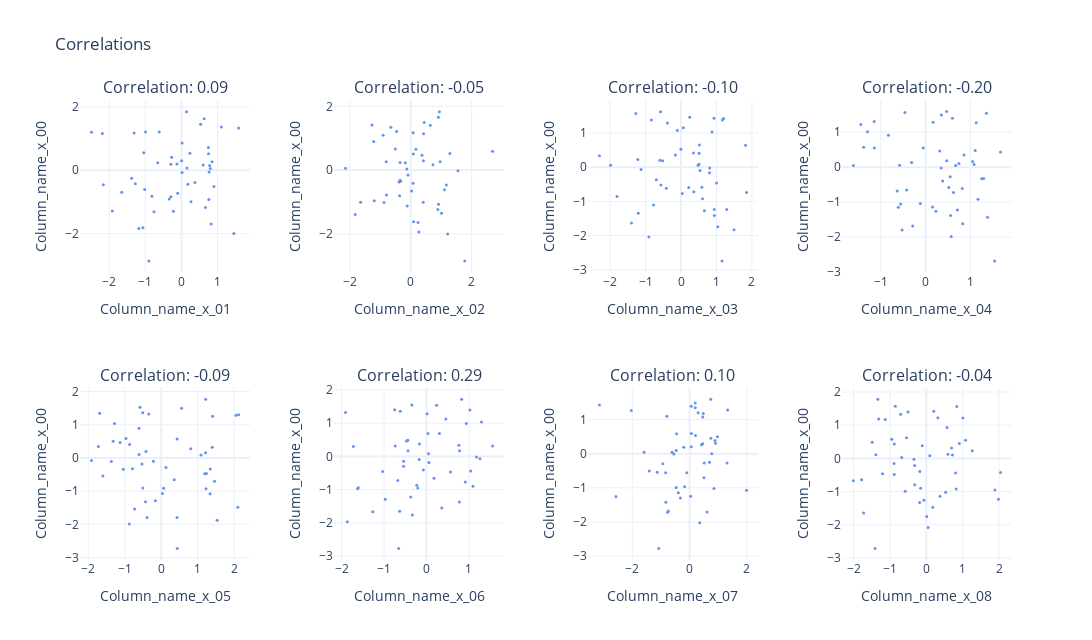

The notebook cell saved with this chart:
### Code cell
# Correlation plot with one specific variable

main_col = "column_name_x_00"
col_names = [
    "column_name_x_01",
    "column_name_x_02",
    "column_name_x_03",
    "column_name_x_04",
    "column_name_x_05",
    "column_name_x_06",
    "column_name_x_07",
    "column_name_x_08",
]
pairs = list(itertools.combinations(col_names, r=2))
n_plots = len(col_names)
n_plot_cols = 4
n_plot_rows = math.ceil(n_plots / n_plot_cols)

fig = subplots.make_subplots(
    rows=n_plot_rows,
    cols=n_plot_cols,
    subplot_titles=[
        f"Correlation: {np.corrcoef(d_plot[main_col], d_plot[col])[0, 1]:0.2f}"
        for col in col_names
    ],
    horizontal_spacing=0.09,
)
for i in range(n_plots):
    x_noise_multiplier = (max(d_plot[col_names[i]]) - min(d_plot[col_names[i]])) / 50
    y_noise_multiplier = (max(d_plot[main_col]) - min(d_plot[main_col])) / 50
    fig.add_trace(
        go.Scatter(
            x=d_plot[col_names[i]]
            + x_noise_multiplier * np.random.randn(len(d_plot[col_names[i]])),
            y=d_plot[main_col]
            + y_noise_multiplier * np.random.randn(len(d_plot[main_col])),
            name="",
            mode="markers",
            marker=dict(color="cornflowerblue", size=3, symbol="circle"),
        ),
        row=1 + i // n_plot_cols,
        col=1 + i % n_plot_cols,
    )
    fig.update_xaxes(
        title_text=col_names[i].capitalize(),
        row=1 + i // n_plot_cols,
        col=1 + i % n_plot_cols,
    )
    fig.update_yaxes(
        title_text=main_col.capitalize(),
        row=1 + i // n_plot_cols,
        col=1 + i % n_plot_cols,
    )
fig.update_traces(hovertemplate="x: %{x:0.3f}" + "<br>y: %{y:0.3f}")
fig.update_layout(
    template="plotly_white",
    width=1200,
    height=80 + 280 * n_plot_rows,
    title="Correlations",
    legend_title="Legend",
    showlegend=False,
)

### Figure 1 — Plotly figure (JSON) as saved in the notebook; plotly's stock layout.template omitted (floating-point values rounded to 4 significant figures)
{"data": [{"hovertemplate": "x: %{x:0.3f}<br>y: %{y:0.3f}", "marker": {"color": "cornflowerblue", "size": 3, "symbol": "circle"}, "mode": "markers", "name": "", "type": "scatter", "x": [-0.1035, -1.278, -2.164, -1.179, 0.004571, 1.452, 0.8995, 0.8464, 0.6308, -0.2237, 0.5313, 0.3721, -1.019, -2.492, 0.1407, 0.8225, -1.655, 0.234, 0.0191, 0.6657, -0.7598, 0.7654, -1.916, -1.38, -0.9967, 0.1533, 0.7798, -0.9019, 0.1767, 0.6015, 1.106, -0.291, 1.583, -0.8174, -0.2718, 0.01766, -0.2914, -2.191, 0.7986, 0.7496, -0.6148, -0.337, 0.7593, -1.045, 0.7467, -0.1249, -1.311, 0.2636, -0.6583, -1.067], "xaxis": "x", "y": [-0.726, -0.4265, -0.4612, -1.835, 0.2963, -1.991, -0.5158, 0.27, 1.619, -1.294, 1.446, -0.3862, -0.6114, 1.197, 1.846, -1.698, -0.6904, 0.5361, 0.8614, -1.175, -1.311, -0.05559, -1.281, -0.2542, 1.204, 0.07116, 0.1481, -2.857, -0.4446, 0.162, 1.362, -0.8345, 1.327, -0.8217, 0.4072, -0.0722, 0.1911, 1.155, 0.0507, 0.5157, 1.208, -0.9059, -0.9213, 0.5529, 0.7145, 0.1946, 1.174, -0.9911, 0.2379, -1.811], "yaxis": "y"}, {"hovertemplate": "x: %{x:0.3f}<br>y: %{y:0.3f}", "marker": {"color": "cornflowerblue", "size": 3, "symbol": "circle"}, "mode": "markers", "name": "", "type": "scatter", "x": [-0.794, 0.02707, -0.3856, 0.2655, 0.9655, 1.211, 1.168, -0.8053, 0.9087, -1.824, 0.4425, -0.3506, 1.108, -0.9058, 0.9397, 0.241, -0.3656, 0.1694, -1.217, -0.1159, 1.011, 1.551, 0.8914, 0.0775, -0.4637, 0.7308, -0.1773, 1.773, -0.3296, -0.1264, 0.6417, -1.197, -0.6523, -1.645, 0.08683, -2.142, 0.3709, 0.07824, -0.08874, -0.5051, -1.273, 0.4095, -0.877, 1.285, 2.687, 0.416, 0.422, 0.9134, -0.3494, 0.09527], "xaxis": "x2", "y": [-0.784, -0.655, -0.3717, -1.941, 0.265, -2.007, -0.4707, 0.2621, 1.656, -1.395, 1.496, -0.3148, -0.6129, 1.091, 1.835, -1.644, -0.8037, 0.6561, 0.8947, -1.125, -1.355, -0.0189, -1.236, -0.4107, 1.215, 0.1671, 0.2284, -2.847, -0.3522, 0.03207, 1.409, -0.9622, 1.349, -1.007, 0.5038, 0.05628, 0.4667, 1.171, -0.1554, 0.6633, 1.413, -1.01, -1.018, 0.5191, 0.5945, 0.2975, 1.137, -1.067, 0.2429, -1.618], "yaxis": "y2"}, {"hovertemplate": "x: %{x:0.3f}<br>y: %{y:0.3f}", "marker": {"color": "cornflowerblue", "size": 3, "symbol": "circle"}, "mode": "markers", "name": "", "type": "scatter", "x": [0.03643, -0.5685, 0.8039, 1.038, -0.5976, -0.9049, -0.4143, -1.218, -1.276, 0.9383, 0.9309, -0.6965, 0.2181, 1.2, -0.5784, 1.493, 0.3605, 0.5181, 0.8731, 0.9366, -1.207, 0.4808, 0.6592, 1.003, -0.8363, 0.5374, -0.5202, 1.156, 0.5877, -1.126, 0.246, -0.776, 1.166, 1.847, 0.5108, 0.8101, -0.1599, -0.1041, -1.987, -0.00313, 0.06534, -1.805, 0.6063, 0.3516, 1.821, -2.3, -0.3844, 1.288, 0.5096, -1.396], "xaxis": "x3", "y": [-0.7721, -0.5195, -0.1647, -1.739, 0.202, -2.043, -0.6167, 0.2268, 1.572, -1.413, 1.43, -0.3707, -0.5954, 1.426, 1.625, -1.826, -0.7219, 0.6498, 1.032, -1.236, -1.35, 0.05305, -1.272, -0.4603, 1.377, -0.09985, 0.1866, -2.74, -0.5878, -0.06649, 1.458, -1.105, 1.381, -0.7391, 0.4084, -0.02366, 0.3586, 1.072, 0.05985, 0.5224, 1.156, -0.8581, -0.9248, 0.4178, 0.6381, 0.3332, 1.296, -1.234, 0.08262, -1.632], "yaxis": "y3"}, {"hovertemplate": "x: %{x:0.3f}<br>y: %{y:0.3f}", "marker": {"color": "cornflowerblue", "size": 3, "symbol": "circle"}, "mode": "markers", "name": "", "type": "scatter", "x": [-0.6333, 0.5162, 0.5483, 0.8267, 0.6695, 0.5704, 0.8165, 0.8566, 1.356, 1.38, 0.352, 0.38, 0.6214, -1.145, 0.4694, -0.2869, -0.4205, -0.05126, -0.8273, 0.7092, 0.5561, 0.348, 0.2298, 1.251, 1.128, 0.7443, -0.5798, 1.538, 1.294, 1.08, -0.4599, 1.168, -1.443, 0.1552, 0.3147, -1.608, 1.105, -1.294, -0.3112, 1.669, 0.5978, -0.1155, -0.555, -1.141, -1.38, 1.048, 0.1675, -0.6063, 0.4714, -0.5243], "xaxis": "x4", "y": [-0.6803, -0.58, -0.2736, -1.617, 0.04863, -1.984, -0.6116, 0.3518, 1.543, -1.436, 1.493, -0.3982, -0.7234, 1.308, 1.591, -1.684, -0.6522, 0.5491, 0.9147, -1.226, -1.383, -0.02405, -1.262, -0.3344, 1.27, 0.1083, 0.05726, -2.684, -0.3242, 0.0772, 1.569, -0.9218, 1.222, -1.143, 0.4661, 0.05055, 0.4787, 1.013, 0.1318, 0.4334, 1.398, -1.042, -1.055, 0.5473, 0.5685, 0.1615, 1.288, -1.149, 0.1858, -1.801], "yaxis": "y4"}, {"hovertemplate": "x: %{x:0.3f}<br>y: %{y:0.3f}", "marker": {"color": "cornflowerblue", "size": 3, "symbol": "circle"}, "mode": "markers", "name": "", "type": "scatter", "x": [-1.599, -1.038, 1.343, 1.535, 1.091, -0.8744, 1.239, -0.4158, -0.5775, 2.101, 0.5583, 0.1299, 1.191, 2.053, 1.221, -0.3882, 1.464, 0.4364, -0.608, -0.1587, -0.4305, -1.367, -0.7304, -0.7874, 2.122, 1.217, 1.401, 0.4391, 0.3572, -0.2133, -0.5047, 0.06802, -1.687, 1.341, -1.125, -0.5265, 0.81, -1.28, -1.91, -1.72, -0.3395, -0.5015, 1.23, -0.9652, -1.317, -0.8646, 1.411, 0.03666, -0.6056, 0.4362], "xaxis": "x5", "y": [-0.547, -0.3439, -0.3362, -1.881, 0.09035, -1.991, -0.4705, 0.1936, 1.529, -1.483, 1.498, -0.2888, -0.4755, 1.289, 1.773, -1.792, -0.7017, 0.5695, 0.8946, -1.289, -1.322, -0.108, -1.537, -0.324, 1.302, 0.1566, 0.3192, -2.725, -0.6555, -0.09762, 1.363, -0.9101, 1.345, -1.08, 0.4628, -0.1842, 0.276, 1.038, -0.07917, 0.343, 1.323, -0.9028, -0.9299, 0.585, 0.5007, 0.4071, 1.26, -1.07, 0.1045, -1.791], "yaxis": "y5"}, {"hovertemplate": "x: %{x:0.3f}<br>y: %{y:0.3f}", "marker": {"color": "cornflowerblue", "size": 3, "symbol": "circle"}, "mode": "markers", "name": "", "type": "scatter", "x": [-0.6749, 0.1773, -0.5395, -0.3318, -0.4345, -1.865, 0.5665, -1.721, -0.3457, 0.3608, 1.023, -0.5402, -0.07348, -0.6183, 0.8279, -1.265, 0.9143, 0.03555, 1.296, -0.3714, -0.972, 1.259, 0.774, -1.032, 0.4568, 0.04916, -0.7365, -0.6565, 1.042, 1.175, 0.2384, -1.606, -0.7486, -0.2287, -0.4385, -0.171, 1.555, 0.9376, 0.05772, -0.4708, 0.01381, 1.095, -1.622, 0.7628, 0.3042, -0.1666, -1.907, -0.204, 0.7778, -0.6325], "xaxis": "x6", "y": [-0.7251, -0.6593, -0.2948, -1.761, 0.1672, -1.964, -0.4687, 0.3001, 1.544, -1.55, 1.395, -0.1435, -0.4094, 1.359, 1.722, -1.661, -0.7679, 0.6854, 1.032, -1.221, -1.292, -0.07309, -1.369, -0.4506, 1.128, 0.0779, 0.3118, -2.765, -0.4388, -0.01586, 1.535, -0.943, 1.404, -0.8701, 0.4888, -0.09214, 0.3087, 0.9874, -0.1809, 0.4613, 1.282, -0.8967, -0.9728, 0.3361, 0.6884, 0.3704, 1.317, -0.9488, 0.1733, -1.647], "yaxis": "y6"}, {"hovertemplate": "x: %{x:0.3f}<br>y: %{y:0.3f}", "marker": {"color": "cornflowerblue", "size": 3, "symbol": "circle"}, "mode": "markers", "name": "", "type": "scatter", "x": [-0.0981, -1.132, 0.6932, -0.7707, 0.4175, 0.355, -0.8364, 0.8869, 0.1983, -0.8289, -2.038, 1.308, -1.407, 0.1982, 0.7381, -0.7434, 0.4997, -0.457, 0.4604, -0.3218, -2.572, -0.552, 0.0374, -0.9347, 0.2987, -0.6127, 0.05729, -1.078, 0.5115, -1.589, 0.05639, -0.1736, -3.148, 1.988, 0.9736, -0.2061, 0.4609, -0.7937, 0.7733, 0.7431, 1.329, 0.8498, -0.3946, 0.2032, 0.06164, 0.9052, 0.4759, -0.4694, -0.4651, 0.6099], "xaxis": "x7", "y": [-0.5573, -0.5434, -0.2464, -1.717, 0.2605, -2.026, -0.556, 0.3879, 1.484, -1.424, 1.264, -0.273, -0.5042, 1.352, 1.601, -1.679, -0.704, 0.5872, 1.078, -1.296, -1.257, -0.01072, -1.242, -0.2931, 1.199, 0.04403, 0.2052, -2.774, -0.273, 0.04508, 1.39, -0.9647, 1.429, -1.071, 0.4967, 0.1885, 0.2919, 1.099, 0.003486, 0.4579, 1.284, -1.022, -1.14, 0.5326, 0.5951, 0.3068, 1.177, -0.9895, 0.0981, -1.709], "yaxis": "y7"}, {"hovertemplate": "x: %{x:0.3f}<br>y: %{y:0.3f}", "marker": {"color": "cornflowerblue", "size": 3, "symbol": "circle"}, "mode": "markers", "name": "", "type": "scatter", "x": [-0.3195, 0.8024, -1.205, -1.724, -1.389, 0.05052, -1.778, -0.1125, 0.8385, -0.1845, -0.853, -0.3196, -0.8833, 1.006, -1.332, 0.1781, -2.005, -1.489, 0.5692, 1.982, -0.0665, 0.7175, 0.3753, 2.039, -0.502, 0.09621, 0.5958, -1.41, -0.179, -0.8864, 0.205, 0.5309, -1.311, 0.8214, -0.9505, -0.3407, 0.9087, -1.129, -0.6775, -0.8807, -0.7069, -0.1569, -0.5814, 1.078, -0.5455, 1.263, 0.318, 1.887, 0.6931, 0.01108], "xaxis": "x8", "y": [-0.7954, -0.4418, -0.4599, -1.645, 0.1139, -2.082, -0.643, 0.3795, 1.566, -1.326, 1.568, -0.2136, -0.4839, 1.22, 1.785, -1.469, -0.6721, 0.4884, 0.9309, -1.229, -1.263, 0.1026, -1.14, -0.4217, 1.397, 0.084, 0.1285, -2.708, -0.3938, -0.1546, 1.419, -1.018, 1.183, -0.9192, 0.5789, -0.02838, 0.4508, 1.168, 0.02918, 0.4353, 1.333, -0.8948, -0.985, 0.548, 0.6249, 0.2294, 1.223, -0.9543, 0.3145, -1.749], "yaxis": "y8"}], "layout": {"annotations": [{"font": {"size": 16}, "showarrow": false, "text": "Correlation: 0.09", "x": 0.09125, "xanchor": "center", "xref": "paper", "y": 1, "yanchor": "bottom", "yref": "paper"}, {"font": {"size": 16}, "showarrow": false, "text": "Correlation: -0.05", "x": 0.3637, "xanchor": "center", "xref": "paper", "y": 1, "yanchor": "bottom", "yref": "paper"}, {"font": {"size": 16}, "showarrow": false, "text": "Correlation: -0.10", "x": 0.6362, "xanchor": "center", "xref": "paper", "y": 1, "yanchor": "bottom", "yref": "paper"}, {"font": {"size": 16}, "showarrow": false, "text": "Correlation: -0.20", "x": 0.9087, "xanchor": "center", "xref": "paper", "y": 1, "yanchor": "bottom", "yref": "paper"}, {"font": {"size": 16}, "showarrow": false, "text": "Correlation: -0.09", "x": 0.09125, "xanchor": "center", "xref": "paper", "y": 0.375, "yanchor": "bottom", "yref": "paper"}, {"font": {"size": 16}, "showarrow": false, "text": "Correlation: 0.29", "x": 0.3637, "xanchor": "center", "xref": "paper", "y": 0.375, "yanchor": "bottom", "yref": "paper"}, {"font": {"size": 16}, "showarrow": false, "text": "Correlation: 0.10", "x": 0.6362, "xanchor": "center", "xref": "paper", "y": 0.375, "yanchor": "bottom", "yref": "paper"}, {"font": {"size": 16}, "showarrow": false, "text": "Correlation: -0.04", "x": 0.9087, "xanchor": "center", "xref": "paper", "y": 0.375, "yanchor": "bottom", "yref": "paper"}], "height": 640, "legend": {"title": {"text": "Legend"}}, "showlegend": false, "title": {"text": "Correlations"}, "width": 1200, "xaxis": {"anchor": "y", "domain": [0, 0.1825], "title": {"text": "Column_name_x_01"}}, "xaxis2": {"anchor": "y2", "domain": [0.2725, 0.455], "title": {"text": "Column_name_x_02"}}, "xaxis3": {"anchor": "y3", "domain": [0.545, 0.7275], "title": {"text": "Column_name_x_03"}}, "xaxis4": {"anchor": "y4", "domain": [0.8175, 1], "title": {"text": "Column_name_x_04"}}, "xaxis5": {"anchor": "y5", "domain": [0, 0.1825], "title": {"text": "Column_name_x_05"}}, "xaxis6": {"anchor": "y6", "domain": [0.2725, 0.455], "title": {"text": "Column_name_x_06"}}, "xaxis7": {"anchor": "y7", "domain": [0.545, 0.7275], "title": {"text": "Column_name_x_07"}}, "xaxis8": {"anchor": "y8", "domain": [0.8175, 1], "title": {"text": "Column_name_x_08"}}, "yaxis": {"anchor": "x", "domain": [0.625, 1], "title": {"text": "Column_name_x_00"}}, "yaxis2": {"anchor": "x2", "domain": [0.625, 1], "title": {"text": "Column_name_x_00"}}, "yaxis3": {"anchor": "x3", "domain": [0.625, 1], "title": {"text": "Column_name_x_00"}}, "yaxis4": {"anchor": "x4", "domain": [0.625, 1], "title": {"text": "Column_name_x_00"}}, "yaxis5": {"anchor": "x5", "domain": [0, 0.375], "title": {"text": "Column_name_x_00"}}, "yaxis6": {"anchor": "x6", "domain": [0, 0.375], "title": {"text": "Column_name_x_00"}}, "yaxis7": {"anchor": "x7", "domain": [0, 0.375], "title": {"text": "Column_name_x_00"}}, "yaxis8": {"anchor": "x8", "domain": [0, 0.375], "title": {"text": "Column_name_x_00"}}}}
